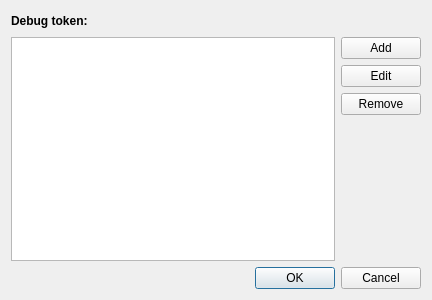
<?xml version="1.0" encoding="UTF-8"?>
<ui version="4.0">
 <class>Qnx::Internal::BlackBerryDebugTokenPinsDialog</class>
 <widget class="QDialog" name="Qnx::Internal::BlackBerryDebugTokenPinsDialog">
  <property name="geometry">
   <rect>
    <x>0</x>
    <y>0</y>
    <width>432</width>
    <height>300</height>
   </rect>
  </property>
  <property name="windowTitle">
   <string>Dialog</string>
  </property>
  <layout class="QVBoxLayout" name="verticalLayout_2">
   <item>
    <layout class="QHBoxLayout" name="horizontalLayout_2">
     <item>
      <widget class="QLabel" name="label">
       <property name="text">
        <string>&lt;html&gt;&lt;head/&gt;&lt;body&gt;&lt;p&gt;&lt;span style=&quot; font-weight:600;&quot;&gt;Debug token: &lt;/span&gt;&lt;/p&gt;&lt;/body&gt;&lt;/html&gt;</string>
       </property>
      </widget>
     </item>
     <item>
      <widget class="QLabel" name="pathLabel">
       <property name="text">
        <string/>
       </property>
      </widget>
     </item>
     <item>
      <spacer name="horizontalSpacer">
       <property name="orientation">
        <enum>Qt::Horizontal</enum>
       </property>
       <property name="sizeHint" stdset="0">
        <size>
         <width>40</width>
         <height>20</height>
        </size>
       </property>
      </spacer>
     </item>
    </layout>
   </item>
   <item>
    <layout class="QHBoxLayout" name="horizontalLayout">
     <item>
      <widget class="QListView" name="pins">
       <property name="editTriggers">
        <set>QAbstractItemView::NoEditTriggers</set>
       </property>
      </widget>
     </item>
     <item>
      <layout class="QVBoxLayout" name="verticalLayout">
       <item>
        <widget class="QPushButton" name="addButton">
         <property name="text">
          <string>Add</string>
         </property>
        </widget>
       </item>
       <item>
        <widget class="QPushButton" name="editButton">
         <property name="text">
          <string>Edit</string>
         </property>
        </widget>
       </item>
       <item>
        <widget class="QPushButton" name="removeButton">
         <property name="text">
          <string>Remove</string>
         </property>
        </widget>
       </item>
       <item>
        <spacer name="verticalSpacer">
         <property name="orientation">
          <enum>Qt::Vertical</enum>
         </property>
         <property name="sizeHint" stdset="0">
          <size>
           <width>20</width>
           <height>40</height>
          </size>
         </property>
        </spacer>
       </item>
      </layout>
     </item>
    </layout>
   </item>
   <item>
    <widget class="QDialogButtonBox" name="buttonBox">
     <property name="orientation">
      <enum>Qt::Horizontal</enum>
     </property>
     <property name="standardButtons">
      <set>QDialogButtonBox::Cancel|QDialogButtonBox::Ok</set>
     </property>
    </widget>
   </item>
  </layout>
 </widget>
 <resources/>
 <connections>
  <connection>
   <sender>buttonBox</sender>
   <signal>accepted()</signal>
   <receiver>Qnx::Internal::BlackBerryDebugTokenPinsDialog</receiver>
   <slot>accept()</slot>
   <hints>
    <hint type="sourcelabel">
     <x>248</x>
     <y>254</y>
    </hint>
    <hint type="destinationlabel">
     <x>157</x>
     <y>274</y>
    </hint>
   </hints>
  </connection>
  <connection>
   <sender>buttonBox</sender>
   <signal>rejected()</signal>
   <receiver>Qnx::Internal::BlackBerryDebugTokenPinsDialog</receiver>
   <slot>reject()</slot>
   <hints>
    <hint type="sourcelabel">
     <x>316</x>
     <y>260</y>
    </hint>
    <hint type="destinationlabel">
     <x>286</x>
     <y>274</y>
    </hint>
   </hints>
  </connection>
 </connections>
</ui>
